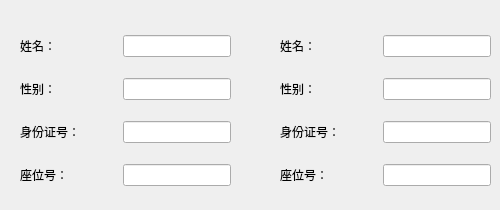
      <widget class="QWidget" name="page_2">
       <widget class="QWidget" name="layoutWidget_2">
        <property name="geometry">
         <rect>
          <x>20</x>
          <y>20</y>
          <width>211</width>
          <height>181</height>
         </rect>
        </property>
        <layout class="QVBoxLayout" name="verticalLayout_7">
         <item>
          <layout class="QHBoxLayout" name="horizontalLayout_22">
           <item>
            <widget class="QLabel" name="label_21">
             <property name="sizePolicy">
              <sizepolicy hsizetype="Preferred" vsizetype="Fixed">
               <horstretch>0</horstretch>
               <verstretch>0</verstretch>
              </sizepolicy>
             </property>
             <property name="text">
              <string>姓名：</string>
             </property>
            </widget>
           </item>
           <item>
            <widget class="QLineEdit" name="NameLineEdit_1">
             <property name="sizePolicy">
              <sizepolicy hsizetype="Fixed" vsizetype="Fixed">
               <horstretch>0</horstretch>
               <verstretch>0</verstretch>
              </sizepolicy>
             </property>
             <property name="layoutDirection">
              <enum>Qt::RightToLeft</enum>
             </property>
             <property name="echoMode">
              <enum>QLineEdit::Normal</enum>
             </property>
             <property name="alignment">
              <set>Qt::AlignLeading|Qt::AlignLeft|Qt::AlignVCenter</set>
             </property>
             <property name="cursorMoveStyle">
              <enum>Qt::VisualMoveStyle</enum>
             </property>
            </widget>
           </item>
          </layout>
         </item>
         <item>
          <layout class="QHBoxLayout" name="horizontalLayout_23">
           <item>
            <widget class="QLabel" name="label_22">
             <property name="sizePolicy">
              <sizepolicy hsizetype="Preferred" vsizetype="Fixed">
               <horstretch>0</horstretch>
               <verstretch>0</verstretch>
              </sizepolicy>
             </property>
             <property name="text">
              <string>性别：</string>
             </property>
            </widget>
           </item>
           <item>
            <widget class="QLineEdit" name="SexLineEdit_1">
             <property name="sizePolicy">
              <sizepolicy hsizetype="Fixed" vsizetype="Fixed">
               <horstretch>0</horstretch>
               <verstretch>0</verstretch>
              </sizepolicy>
             </property>
            </widget>
           </item>
          </layout>
         </item>
         <item>
          <layout class="QHBoxLayout" name="horizontalLayout_24">
           <item>
            <widget class="QLabel" name="label_27">
             <property name="sizePolicy">
              <sizepolicy hsizetype="Preferred" vsizetype="Fixed">
               <horstretch>0</horstretch>
               <verstretch>0</verstretch>
              </sizepolicy>
             </property>
             <property name="text">
              <string>身份证号：</string>
             </property>
            </widget>
           </item>
           <item>
            <widget class="QLineEdit" name="IDLineEdit_1">
             <property name="sizePolicy">
              <sizepolicy hsizetype="Fixed" vsizetype="Fixed">
               <horstretch>0</horstretch>
               <verstretch>0</verstretch>
              </sizepolicy>
             </property>
            </widget>
           </item>
          </layout>
         </item>
         <item>
          <layout class="QHBoxLayout" name="horizontalLayout_25">
           <item>
            <widget class="QLabel" name="label_28">
             <property name="sizePolicy">
              <sizepolicy hsizetype="Preferred" vsizetype="Fixed">
               <horstretch>0</horstretch>
               <verstretch>0</verstretch>
              </sizepolicy>
             </property>
             <property name="text">
              <string>座位号：</string>
             </property>
            </widget>
           </item>
           <item>
            <widget class="QLineEdit" name="SeatNumLineEdit_1">
             <property name="sizePolicy">
              <sizepolicy hsizetype="Fixed" vsizetype="Fixed">
               <horstretch>0</horstretch>
               <verstretch>0</verstretch>
              </sizepolicy>
             </property>
            </widget>
           </item>
          </layout>
         </item>
        </layout>
       </widget>
       <widget class="QWidget" name="layoutWidget_3">
        <property name="geometry">
         <rect>
          <x>280</x>
          <y>20</y>
          <width>211</width>
          <height>181</height>
         </rect>
        </property>
        <layout class="QVBoxLayout" name="verticalLayout_8">
         <item>
          <layout class="QHBoxLayout" name="horizontalLayout_26">
           <item>
            <widget class="QLabel" name="label_29">
             <property name="sizePolicy">
              <sizepolicy hsizetype="Preferred" vsizetype="Fixed">
               <horstretch>0</horstretch>
               <verstretch>0</verstretch>
              </sizepolicy>
             </property>
             <property name="text">
              <string>姓名：</string>
             </property>
            </widget>
           </item>
           <item>
            <widget class="QLineEdit" name="NameLineEdit_2">
             <property name="sizePolicy">
              <sizepolicy hsizetype="Fixed" vsizetype="Fixed">
               <horstretch>0</horstretch>
               <verstretch>0</verstretch>
              </sizepolicy>
             </property>
             <property name="layoutDirection">
              <enum>Qt::RightToLeft</enum>
             </property>
             <property name="echoMode">
              <enum>QLineEdit::Normal</enum>
             </property>
             <property name="alignment">
              <set>Qt::AlignLeading|Qt::AlignLeft|Qt::AlignVCenter</set>
             </property>
             <property name="cursorMoveStyle">
              <enum>Qt::VisualMoveStyle</enum>
             </property>
            </widget>
           </item>
          </layout>
         </item>
         <item>
          <layout class="QHBoxLayout" name="horizontalLayout_27">
           <item>
            <widget class="QLabel" name="label_30">
             <property name="sizePolicy">
              <sizepolicy hsizetype="Preferred" vsizetype="Fixed">
               <horstretch>0</horstretch>
               <verstretch>0</verstretch>
              </sizepolicy>
             </property>
             <property name="text">
              <string>性别：</string>
             </property>
            </widget>
           </item>
           <item>
            <widget class="QLineEdit" name="SexLineEdit_2">
             <property name="sizePolicy">
              <sizepolicy hsizetype="Fixed" vsizetype="Fixed">
               <horstretch>0</horstretch>
               <verstretch>0</verstretch>
              </sizepolicy>
             </property>
            </widget>
           </item>
          </layout>
         </item>
         <item>
          <layout class="QHBoxLayout" name="horizontalLayout_28">
           <item>
            <widget class="QLabel" name="label_31">
             <property name="sizePolicy">
              <sizepolicy hsizetype="Preferred" vsizetype="Fixed">
               <horstretch>0</horstretch>
               <verstretch>0</verstretch>
              </sizepolicy>
             </property>
             <property name="text">
              <string>身份证号：</string>
             </property>
            </widget>
           </item>
           <item>
            <widget class="QLineEdit" name="IDLineEdit_2">
             <property name="sizePolicy">
              <sizepolicy hsizetype="Fixed" vsizetype="Fixed">
               <horstretch>0</horstretch>
               <verstretch>0</verstretch>
              </sizepolicy>
             </property>
            </widget>
           </item>
          </layout>
         </item>
         <item>
          <layout class="QHBoxLayout" name="horizontalLayout_29">
           <item>
            <widget class="QLabel" name="label_32">
             <property name="sizePolicy">
              <sizepolicy hsizetype="Preferred" vsizetype="Fixed">
               <horstretch>0</horstretch>
               <verstretch>0</verstretch>
              </sizepolicy>
             </property>
             <property name="text">
              <string>座位号：</string>
             </property>
            </widget>
           </item>
           <item>
            <widget class="QLineEdit" name="SeatNumLineEdit_2">
             <property name="sizePolicy">
              <sizepolicy hsizetype="Fixed" vsizetype="Fixed">
               <horstretch>0</horstretch>
               <verstretch>0</verstretch>
              </sizepolicy>
             </property>
            </widget>
           </item>
          </layout>
         </item>
        </layout>
       </widget>
      </widget>
